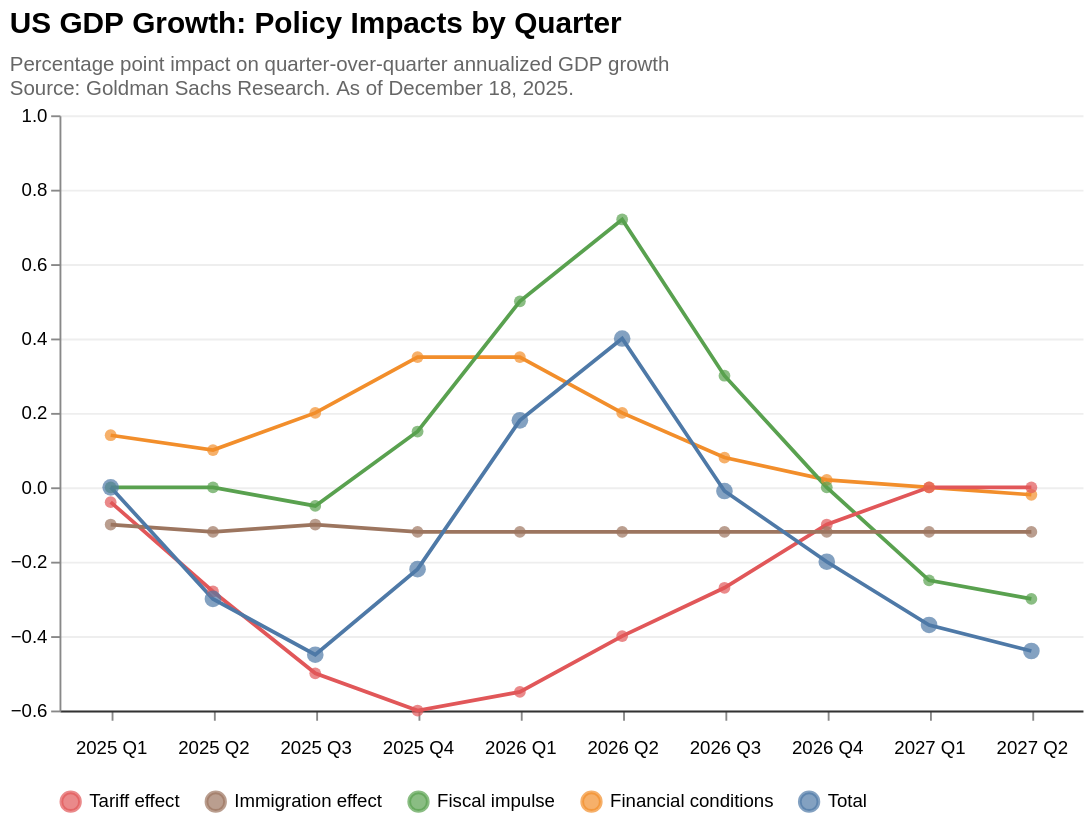

Write the Vega-Lite specification saved for this chart.
### Vega-Lite specification from a JSON file in a GitHub repository (floating-point values rounded to 4 significant figures)
{"$schema": "https://vega.github.io/schema/vega-lite/v5.json", "title": {"text": "US GDP Growth: Policy Impacts by Quarter", "subtitle": ["Percentage point impact on quarter-over-quarter annualized GDP growth", "Source: Goldman Sachs Research. As of December 18, 2025."], "anchor": "start", "fontSize": 16, "fontWeight": "bold", "subtitleFontSize": 11, "subtitleColor": "#666", "subtitlePadding": 8}, "width": 550, "height": 320, "background": "white", "data": {"values": [{"order": 1, "quarter": "2025 Q1", "series": "Financial conditions", "value": 0.14}, {"order": 1, "quarter": "2025 Q1", "series": "Fiscal impulse", "value": 0.0}, {"order": 1, "quarter": "2025 Q1", "series": "Tariff effect", "value": -0.04}, {"order": 1, "quarter": "2025 Q1", "series": "Immigration effect", "value": -0.1}, {"order": 1, "quarter": "2025 Q1", "series": "Total", "value": 0.0}, {"order": 2, "quarter": "2025 Q2", "series": "Financial conditions", "value": 0.1}, {"order": 2, "quarter": "2025 Q2", "series": "Fiscal impulse", "value": 0.0}, {"order": 2, "quarter": "2025 Q2", "series": "Tariff effect", "value": -0.28}, {"order": 2, "quarter": "2025 Q2", "series": "Immigration effect", "value": -0.12}, {"order": 2, "quarter": "2025 Q2", "series": "Total", "value": -0.3}, {"order": 3, "quarter": "2025 Q3", "series": "Financial conditions", "value": 0.2}, {"order": 3, "quarter": "2025 Q3", "series": "Tariff effect", "value": -0.5}, {"order": 3, "quarter": "2025 Q3", "series": "Immigration effect", "value": -0.1}, {"order": 3, "quarter": "2025 Q3", "series": "Fiscal impulse", "value": -0.05}, {"order": 3, "quarter": "2025 Q3", "series": "Total", "value": -0.45}, {"order": 4, "quarter": "2025 Q4", "series": "Financial conditions", "value": 0.35}, {"order": 4, "quarter": "2025 Q4", "series": "Fiscal impulse", "value": 0.15}, {"order": 4, "quarter": "2025 Q4", "series": "Tariff effect", "value": -0.6}, {"order": 4, "quarter": "2025 Q4", "series": "Immigration effect", "value": -0.12}, {"order": 4, "quarter": "2025 Q4", "series": "Total", "value": -0.22}, {"order": 5, "quarter": "2026 Q1", "series": "Financial conditions", "value": 0.35}, {"order": 5, "quarter": "2026 Q1", "series": "Fiscal impulse", "value": 0.5}, {"order": 5, "quarter": "2026 Q1", "series": "Tariff effect", "value": -0.55}, {"order": 5, "quarter": "2026 Q1", "series": "Immigration effect", "value": -0.12}, {"order": 5, "quarter": "2026 Q1", "series": "Total", "value": 0.18}, {"order": 6, "quarter": "2026 Q2", "series": "Financial conditions", "value": 0.2}, {"order": 6, "quarter": "2026 Q2", "series": "Fiscal impulse", "value": 0.72}, {"order": 6, "quarter": "2026 Q2", "series": "Tariff effect", "value": -0.4}, {"order": 6, "quarter": "2026 Q2", "series": "Immigration effect", "value": -0.12}, {"order": 6, "quarter": "2026 Q2", "series": "Total", "value": 0.4}, {"order": 7, "quarter": "2026 Q3", "series": "Financial conditions", "value": 0.08}, {"order": 7, "quarter": "2026 Q3", "series": "Fiscal impulse", "value": 0.3}, {"order": 7, "quarter": "2026 Q3", "series": "Tariff effect", "value": -0.27}, {"order": 7, "quarter": "2026 Q3", "series": "Immigration effect", "value": -0.12}, {"order": 7, "quarter": "2026 Q3", "series": "Total", "value": -0.01}, {"order": 8, "quarter": "2026 Q4", "series": "Financial conditions", "value": 0.02}, {"order": 8, "quarter": "2026 Q4", "series": "Fiscal impulse", "value": 0.0}, {"order": 8, "quarter": "2026 Q4", "series": "Tariff effect", "value": -0.1}, {"order": 8, "quarter": "2026 Q4", "series": "Immigration effect", "value": -0.12}, {"order": 8, "quarter": "2026 Q4", "series": "Total", "value": -0.2}, {"order": 9, "quarter": "2027 Q1", "series": "Financial conditions", "value": 0.0}, {"order": 9, "quarter": "2027 Q1", "series": "Fiscal impulse", "value": -0.25}, {"order": 9, "quarter": "2027 Q1", "series": "Tariff effect", "value": 0.0}, {"order": 9, "quarter": "2027 Q1", "series": "Immigration effect", "value": -0.12}, {"order": 9, "quarter": "2027 Q1", "series": "Total", "value": -0.37}, {"order": 10, "quarter": "2027 Q2", "series": "Financial conditions", "value": -0.02}, {"order": 10, "quarter": "2027 Q2", "series": "Fiscal impulse", "value": -0.3}, {"order": 10, "quarter": "2027 Q2", "series": "Tariff effect", "value": 0.0}, {"order": 10, "quarter": "2027 Q2", "series": "Immigration effect", "value": -0.12}, {"order": 10, "quarter": "2027 Q2", "series": "Total", "value": -0.44}]}, "encoding": {"x": {"field": "quarter", "type": "ordinal", "sort": ["2025 Q1", "2025 Q2", "2025 Q3", "2025 Q4", "2026 Q1", "2026 Q2", "2026 Q3", "2026 Q4", "2027 Q1", "2027 Q2"], "axis": {"title": null, "labelAngle": 0, "labelFontSize": 10, "labelPadding": 10, "domain": true, "domainColor": "#333"}}}, "layer": [{"params": [{"name": "highlight", "select": {"type": "point", "fields": ["series"], "on": "pointerover", "clear": "pointerout"}}], "mark": {"type": "line", "strokeWidth": 2}, "encoding": {"y": {"field": "value", "type": "quantitative", "axis": {"title": null, "grid": true, "gridColor": "#eee", "labelFontSize": 10}, "scale": {"domain": [-0.6, 1]}}, "color": {"condition": {"param": "highlight", "field": "series", "type": "nominal", "scale": {"domain": ["Tariff effect", "Immigration effect", "Fiscal impulse", "Financial conditions", "Total"], "range": ["#e15759", "#9c755f", "#59a14f", "#f28e2b", "#4e79a7"]}, "legend": {"orient": "bottom", "direction": "horizontal", "title": null, "labelFontSize": 10, "symbolStrokeWidth": 2}}, "value": "#ddd"}, "strokeWidth": {"condition": {"test": "datum.series === 'Total'", "value": 5}, "value": 2}, "tooltip": [{"field": "series", "type": "nominal", "title": "Effect"}, {"field": "quarter", "type": "ordinal", "title": "Quarter"}, {"field": "value", "type": "quantitative", "title": "Impact (pp)", "format": ".2f"}]}}, {"mark": {"type": "point", "filled": true, "size": 40}, "encoding": {"y": {"field": "value", "type": "quantitative"}, "color": {"condition": {"param": "highlight", "field": "series", "type": "nominal", "scale": {"domain": ["Tariff effect", "Immigration effect", "Fiscal impulse", "Financial conditions", "Total"], "range": ["#e15759", "#9c755f", "#59a14f", "#f28e2b", "#4e79a7"]}}, "value": "#ddd"}, "size": {"condition": {"test": "datum.series === 'Total'", "value": 80}, "value": 40}}}], "config": {"view": {"stroke": null}, "axis": {"labelFont": "sans-serif", "titleFont": "sans-serif"}}}
